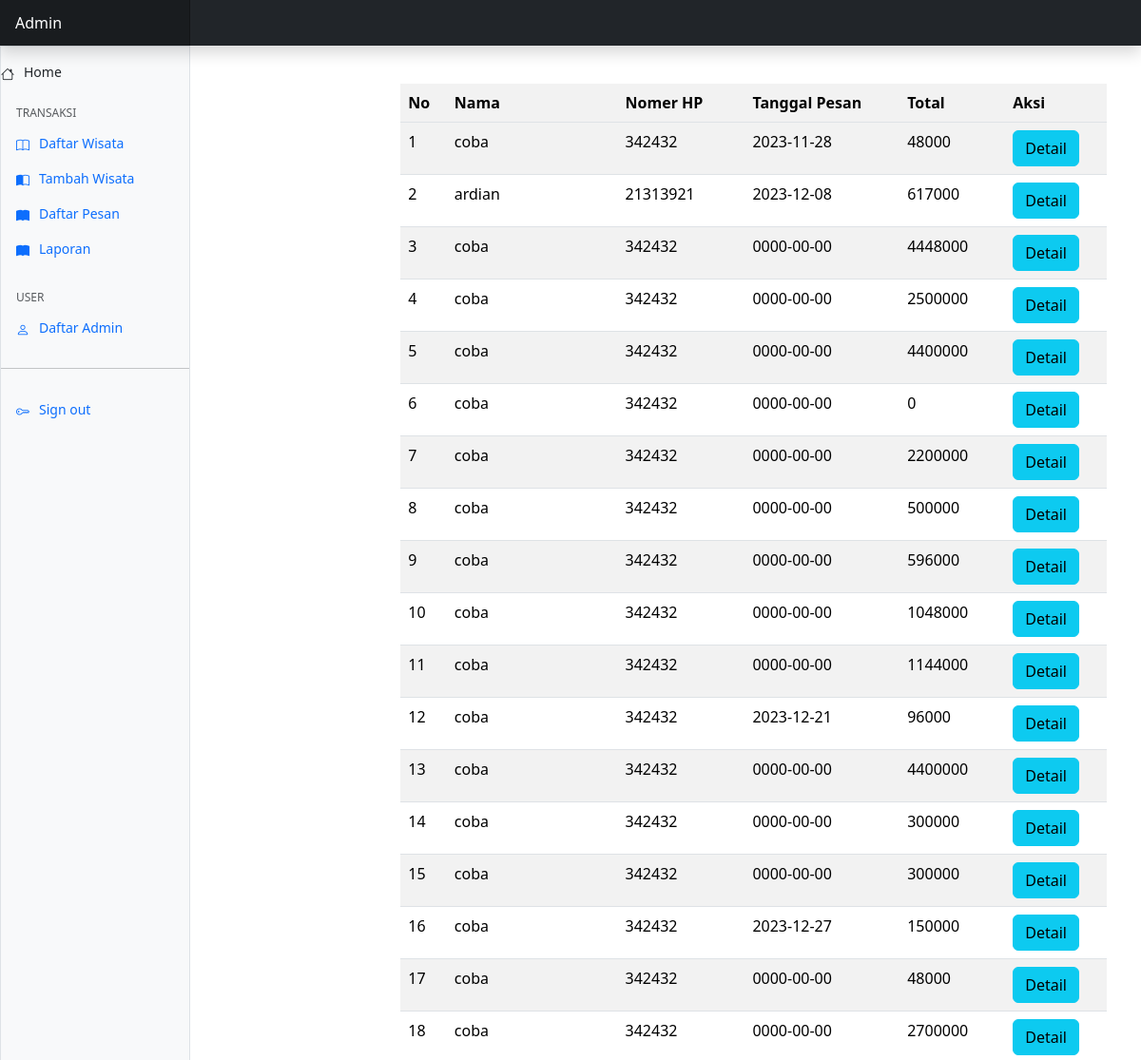
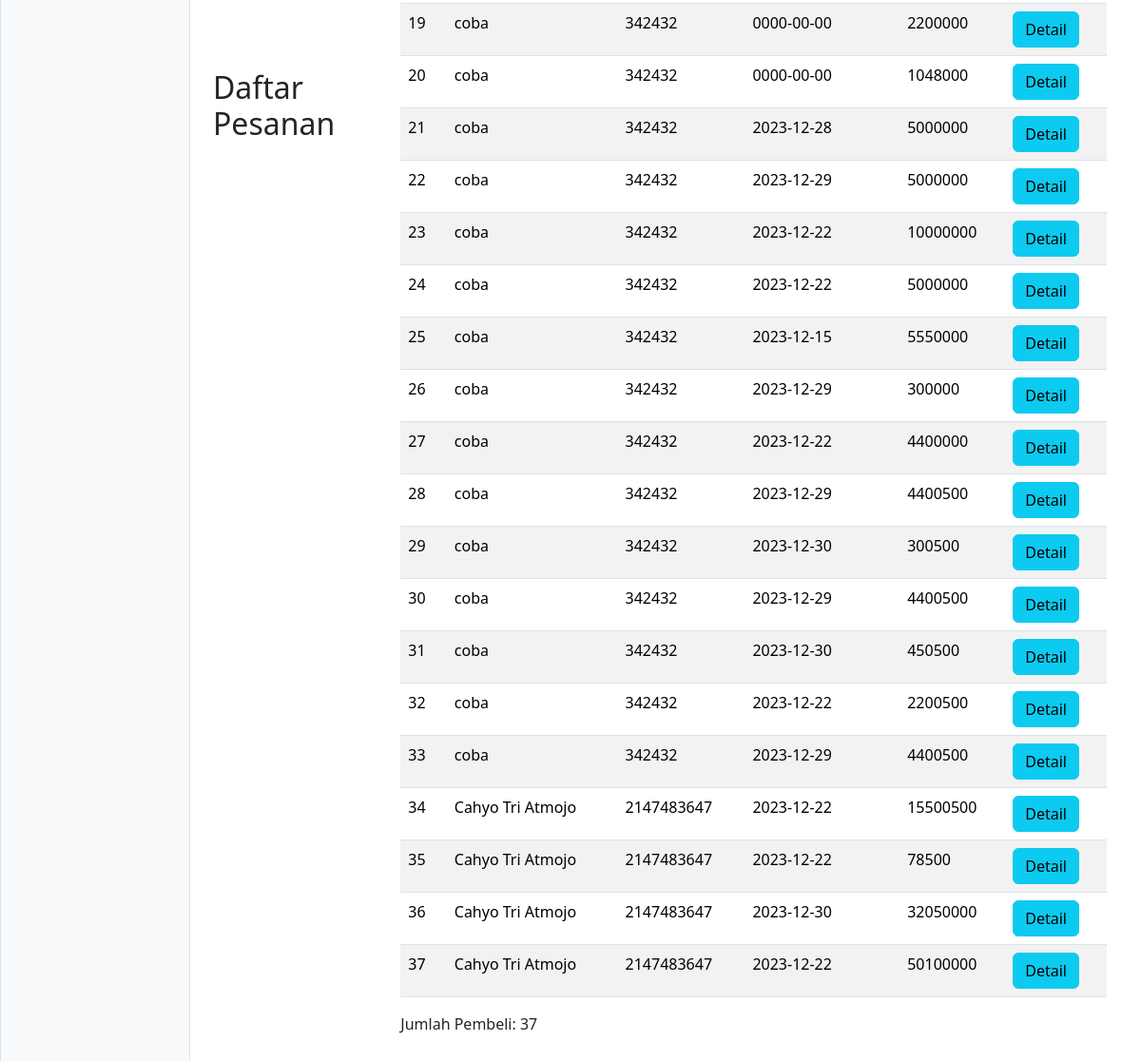
The page /admin/daftarPesan.php on the database its author committed (2 pictures, top to bottom).
### tables this page shows
CREATE TABLE `pembelian` (
  `id_beli` int(12) NOT NULL,
  `id_pelanggan` int(30) NOT NULL,
  `id_ongkir` int(30) NOT NULL,
  `nama_paket` varchar(35) NOT NULL,
  `total` int(21) NOT NULL,
  `tgl_pesan` date DEFAULT NULL,
  `kota_ongkir` varchar(225) NOT NULL,
  `tarif_ongkir` int(50) NOT NULL,
  `alamat_penjemputan` varchar(225) NOT NULL
);

CREATE TABLE `pelanggan` (
  `id` int(11) NOT NULL,
  `nama` varchar(255) NOT NULL,
  `email` varchar(30) NOT NULL,
  `password` varchar(8) NOT NULL,
  `nomer` int(11) NOT NULL,
  `alamat` varchar(255) NOT NULL
);

### admin/daftarPesan.php (the view, shortened to what this page needs)
<?php
include('confiq.php');
?>
<!doctype html>
<html lang="en" data-bs-theme="auto">
<head>
  <link rel="stylesheet" href="https://cdn.jsdelivr.net/npm/@docsearch/css@3">
  <link href="assets/dist/css/bootstrap.min.css" rel="stylesheet">
  <link href="https://cdn.jsdelivr.net/npm/bootstrap-icons@1.10.5/font/bootstrap-icons.min.css" rel="stylesheet">
  <link href="assets/css/dashboard.css" rel="stylesheet">
</head>
<body>
  <header class="navbar sticky-top bg-dark flex-md-nowrap p-0 shadow" data-bs-theme="dark">
    <a class="navbar-brand col-md-3 col-lg-2 me-0 px-3 fs-6 text-white" href="#">Admin</a>
  </header>
  <div class="container-fluid">
    <div class="row">
      <div class="sidebar border border-right col-md-3 col-lg-2 p-0 bg-body-tertiary">
        <div class="offcanvas-md offcanvas-end bg-body-tertiary" tabindex="-1" id="sidebarMenu" aria-labelledby="sidebarMenuLabel">
          <div class="offcanvas-body d-md-flex flex-column p-0 pt-lg-3 overflow-y-auto">
            <a class="nav-link d-flex align-items-center gap-2" href="index.php">
              <i class="bi bi-house"></i>
              Home
            </a>
            <h6 class="sidebar-heading d-flex justify-content-between align-items-center px-3 mt-4 mb-1 text-body-secondary text-uppercase">
              <span>Transaksi</span>
              <a class="link-secondary" href="#" aria-label="Add a new report">
                <svg class="bi">
                  <use xlink:href="#plus-circle" />
                </svg>
              </a>
            </h6>
            <ul class="nav flex-column mb-auto">
              <li class="nav-item">
                <a class="nav-link d-flex align-items-center gap-2" href="list_produk.php">
                  <i class="bi bi-book"></i>
                  Daftar Wisata
                </a>
              </li>
              <li class="nav-item">
                <a class="nav-link d-flex align-items-center gap-2" href="tambah_produk.php">
                  <i class="bi bi-book-half"></i>
                  Tambah Wisata
                </a>
              </li>
              <li class="nav-item">
                <a class="nav-link d-flex align-items-center gap-2" href="">
                  <i class="bi bi-book-fill"></i>
                  Daftar Pesan
                </a>
              </li>
              <li class="nav-item">
                <a class="nav-link d-flex align-items-center gap-2" href="laporan.php">
                  <i class="bi bi-book-fill"></i>
                  Laporan
                </a>
              </li>
            </ul>
            <h6 class="sidebar-heading d-flex justify-content-between align-items-center px-3 mt-4 mb-1 text-body-secondary text-uppercase">
              <span>User</span>
              <a class="link-secondary" href="#" aria-label="Add a new report">
                <svg class="bi">
                  <use xlink:href="#plus-circle" />
                </svg>
              </a>
            </h6>
            <ul class="nav flex-column mb-auto">
              <li class="nav-item">
                <a class="nav-link d-flex align-items-center gap-2" href="admin.php">
                  <i class="bi bi-person"></i>
                  Daftar Admin
                </a>
              </li>
            </ul>
            <hr class="my-4">
            <ul class="nav flex-column mb-auto">
              <li class="nav-item">
                <a class="nav-link d-flex align-items-center gap-2" href="logout.php">
                  <i class="bi bi-key"></i>
                  Sign out
                </a>
              </li>
            </ul>
          </div>
        </div>
      </div>
      <main class="col-md-9 ms-sm-auto col-lg-10 px-md-4">
        <div class="d-flex justify-content-between flex-wrap flex-md-nowrap align-items-center pt-3 pb-2 mb-3 border-bottom">
          <h1 class="h2">Daftar Pesanan</h1>
          <div class="container">
            <div class="isi">
              <br>
              <section id="main-content">
                <section class="wrapper">
                  <div class="row">
                  <div class="col-lg-12">
                    <section class="panel">
                      <table class="table table-striped table-advance table-hover">
                        <tr>
                          <th>No</th>
                          <th>Nama</th>
                          <th>Nomer HP</th>
                          <th>Tanggal Pesan</th>
                          <th>Total</th>
                          <th>Aksi</th>
                        </tr>
                        <tbody>
                          <?php $nomor = 1; ?>
                          <?php $ambil = $db->query("SELECT * FROM pembelian JOIN pelanggan ON pembelian.id_pelanggan=pelanggan.id"); ?>
                          <?php while ($tamu = $ambil->fetch_assoc()) { ?>
                            <tr>
                              <td><?php echo $nomor; ?></td>
                              <td><?php echo $tamu['nama']; ?></td>
                              <td><?php echo $tamu['nomer']; ?></td>
                              <td><?php echo $tamu['tgl_pesan']; ?></td>
                              <td><?php echo $tamu['total']; ?></td>
                              <td><a href="detail.php?halaman=detail&id=<?php echo $tamu['id_beli']; ?>" class="btn btn-info">Detail</a></td>
                            </tr>
                            <?php $nomor++; ?>
                          <?php } ?>
                        </tbody>
                      </table>
                      <header class="panel-heading">Jumlah Pembeli: <?php echo mysqli_num_rows($ambil) ?></header>
                    </section>
                  <br><br><br><br><br><br><br><br>
      </main>
    </div>
  </div>
</body>
</html>

### admin/assets/css/dashboard.css (style rules this page uses)
.bi { display: inline-block; width: 1rem; height: 1rem; }
.sidebar .nav-link { font-size: .875rem; font-weight: 500; }
.sidebar-heading { font-size: .75rem; }
.navbar-brand { padding-top: .75rem; padding-bottom: .75rem; background-color: rgba(0, 0, 0, .25); box-shadow: inset -1px 0 0 rgba(0, 0, 0, .25); }

### admin/daftarPesan.php (style rules this page uses)
.bi { vertical-align: -.125em; fill: currentColor; }

### rows shown on the page
pembelian: id_pelanggan.nama "coba", id_pelanggan.nomer "342432", tgl_pesan "2023-11-28", total "48000"
pembelian: id_pelanggan.nama "ardian", id_pelanggan.nomer "21313921", tgl_pesan "2023-12-08", total "617000"
pembelian: id_pelanggan.nama "coba", id_pelanggan.nomer "342432", tgl_pesan "0000-00-00", total "4448000"
pembelian: id_pelanggan.nama "coba", id_pelanggan.nomer "342432", tgl_pesan "0000-00-00", total "2500000"
pembelian: id_pelanggan.nama "coba", id_pelanggan.nomer "342432", tgl_pesan "0000-00-00", total "4400000"
pembelian: id_pelanggan.nama "coba", id_pelanggan.nomer "342432", tgl_pesan "0000-00-00", total "0"
pembelian: id_pelanggan.nama "coba", id_pelanggan.nomer "342432", tgl_pesan "0000-00-00", total "2200000"
pembelian: id_pelanggan.nama "coba", id_pelanggan.nomer "342432", tgl_pesan "0000-00-00", total "500000"
pembelian: id_pelanggan.nama "coba", id_pelanggan.nomer "342432", tgl_pesan "0000-00-00", total "596000"
pembelian: id_pelanggan.nama "coba", id_pelanggan.nomer "342432", tgl_pesan "0000-00-00", total "1048000"
pembelian: id_pelanggan.nama "coba", id_pelanggan.nomer "342432", tgl_pesan "0000-00-00", total "1144000"
pembelian: id_pelanggan.nama "coba", id_pelanggan.nomer "342432", tgl_pesan "2023-12-21", total "96000"
pembelian: id_pelanggan.nama "coba", id_pelanggan.nomer "342432", tgl_pesan "0000-00-00", total "4400000"
pembelian: id_pelanggan.nama "coba", id_pelanggan.nomer "342432", tgl_pesan "0000-00-00", total "300000"
pembelian: id_pelanggan.nama "coba", id_pelanggan.nomer "342432", tgl_pesan "0000-00-00", total "300000"
pembelian: id_pelanggan.nama "coba", id_pelanggan.nomer "342432", tgl_pesan "2023-12-27", total "150000"
pembelian: id_pelanggan.nama "coba", id_pelanggan.nomer "342432", tgl_pesan "0000-00-00", total "48000"
pembelian: id_pelanggan.nama "coba", id_pelanggan.nomer "342432", tgl_pesan "0000-00-00", total "2700000"
pembelian: id_pelanggan.nama "coba", id_pelanggan.nomer "342432", tgl_pesan "0000-00-00", total "2200000"
pembelian: id_pelanggan.nama "coba", id_pelanggan.nomer "342432", tgl_pesan "0000-00-00", total "1048000"
pembelian: id_pelanggan.nama "coba", id_pelanggan.nomer "342432", tgl_pesan "2023-12-28", total "5000000"
pembelian: id_pelanggan.nama "coba", id_pelanggan.nomer "342432", tgl_pesan "2023-12-29", total "5000000"
pembelian: id_pelanggan.nama "coba", id_pelanggan.nomer "342432", tgl_pesan "2023-12-22", total "10000000"
pembelian: id_pelanggan.nama "coba", id_pelanggan.nomer "342432", tgl_pesan "2023-12-22", total "5000000"
pembelian: id_pelanggan.nama "coba", id_pelanggan.nomer "342432", tgl_pesan "2023-12-15", total "5550000"
pembelian: id_pelanggan.nama "coba", id_pelanggan.nomer "342432", tgl_pesan "2023-12-29", total "300000"
pembelian: id_pelanggan.nama "coba", id_pelanggan.nomer "342432", tgl_pesan "2023-12-22", total "4400000"
pembelian: id_pelanggan.nama "coba", id_pelanggan.nomer "342432", tgl_pesan "2023-12-29", total "4400500"
pembelian: id_pelanggan.nama "coba", id_pelanggan.nomer "342432", tgl_pesan "2023-12-30", total "300500"
pembelian: id_pelanggan.nama "coba", id_pelanggan.nomer "342432", tgl_pesan "2023-12-29", total "4400500"
pembelian: id_pelanggan.nama "coba", id_pelanggan.nomer "342432", tgl_pesan "2023-12-30", total "450500"
pembelian: id_pelanggan.nama "coba", id_pelanggan.nomer "342432", tgl_pesan "2023-12-22", total "2200500"
pembelian: id_pelanggan.nama "coba", id_pelanggan.nomer "342432", tgl_pesan "2023-12-29", total "4400500"
pembelian: id_pelanggan.nama "Cahyo Tri Atmojo", id_pelanggan.nomer "2147483647", tgl_pesan "2023-12-22", total "15500500"
pembelian: id_pelanggan.nama "Cahyo Tri Atmojo", id_pelanggan.nomer "2147483647", tgl_pesan "2023-12-22", total "78500"
pembelian: id_pelanggan.nama "Cahyo Tri Atmojo", id_pelanggan.nomer "2147483647", tgl_pesan "2023-12-30", total "32050000"
pembelian: id_pelanggan.nama "Cahyo Tri Atmojo", id_pelanggan.nomer "2147483647", tgl_pesan "2023-12-22", total "50100000"

### other values the page prints
mysqli_num_rows($ambil) "37"
